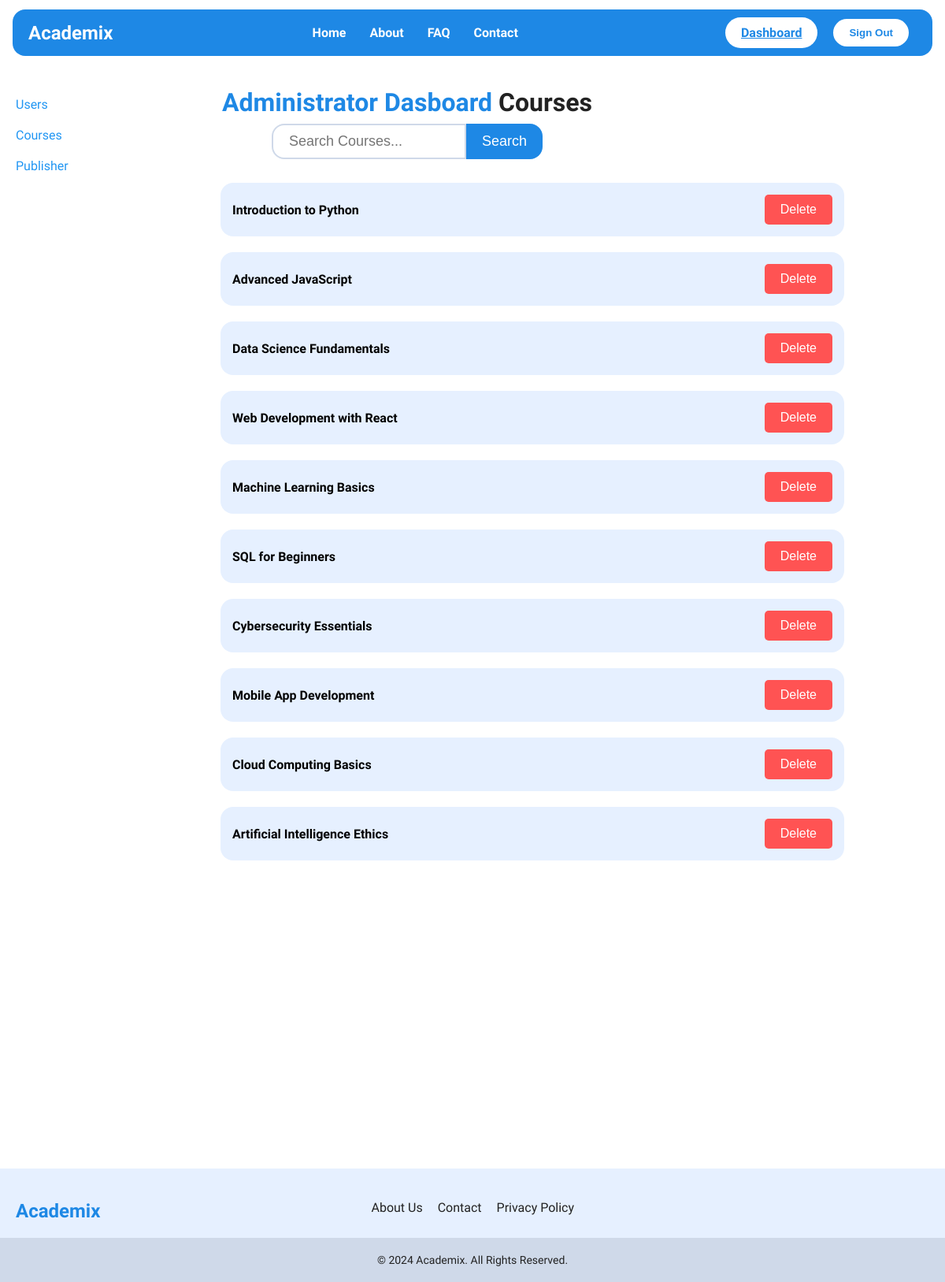
The page /admin/courses/index.php (signed in) on the database its author committed.
### tables this page shows
CREATE TABLE course (
    course_id INT PRIMARY KEY AUTO_INCREMENT,
    course_name VARCHAR(255),
    level VARCHAR(50),
    thumbnail_url VARCHAR(255),
    description TEXT,
    published_date DATE,
    price DECIMAL(10, 2),
    duration INT,
    subject_id INT,
    remarks TEXT,
    status VARCHAR(50),
    reviewed_time DATETIME,
    reviewer_id INT,
    publish_time DATETIME,
    publisher_id INT,
    FOREIGN KEY (subject_id) REFERENCES subject(subject_id),
    FOREIGN KEY (reviewer_id) REFERENCES course_reviewer(reviewer_id),
    FOREIGN KEY (publisher_id) REFERENCES course_publisher(publisher_id)
);

### admin/courses/index.php (the view, shortened to what this page needs)
<!DOCTYPE html>
<head>
    <?php
    include "../../utils/db.php";
    $search_query = isset($_GET['search']) ? $conn->real_escape_string($_GET['search']) : '';
    if (!empty($search_query)) {
        $sql = "SELECT * FROM course WHERE course_name LIKE '%$search_query%'";
    } else {
        $sql = "SELECT * FROM course";
    }
    $result = $conn->query($sql);
    ?>
    <link rel="stylesheet" href="../../styles/global.css">
    <link rel="stylesheet" href="../../styles/components.css">
    <link rel="stylesheet" href="../../styles/admin.css">
    <link rel="stylesheet" href="../../styles/components/search-bar.css">
    <link rel="stylesheet" href="../../styles/components/loader.css">
</head>
<body>
    <?php
    include "../../components/layout/header.php";
    ?>
    <div class="container">
        <nav class="sidebar">
            <ul>
                <li><a href="/admin/users">Users</a></li>
                <li><a href="/admin/courses">Courses</a></li>
                <li><a href="/admin/publishers">Publisher</a></li>
            </ul>
        </nav>
        <main>
            <h1 class="heading">
                Administrator Dasboard <span style="color: var(--app-text);">Courses</span>
            </h1>
            <form action="" method="GET" class="search-bar search-bar-margin">
                <input type="text" id="search-input" name="search" placeholder="Search Courses..." value="<?= $search_query ?>">
                <button id="search-button" type="submit">Search</button>
            </form>
            <div class="user-list" id="user-list">
                <?php if ($result->num_rows > 0): ?>
                    <?php while ($row = $result->fetch_assoc()): ?>
                        <div class='user-box'>
                            <div class='user-item'>
                                <div>
                                    <p class='user-title'><?= $row['course_name'] ?></p>
                                </div>
                                <div class='user-container'>
                                    <form action="delete.php" method="POST" class="delete-form" style="display:inline;">
                                        <button type="submit" class="delete">Delete</button>
                                    </form>
                                </div>
                            </div>
                        </div>
                    <?php endwhile; ?>
                <?php else: ?>
                    <p>No courses found for your search.</p>
                <?php endif; ?>
            </div>
        </main>
    </div>
    <?php
    include "../../components/layout/footer.php";
    ?>
</body>
</html>

### styles/global.css (style rules this page uses)
body { margin: 0; font-family: 'Nunito Sans', system-ui, -apple-system, BlinkMacSystemFont, 'Segoe UI', Roboto, Oxygen, Ubuntu, Cantarell, 'Open Sans', 'Helvetica Neue', sans-serif; background-color: var(--app-bg); }
main { min-height: 80vh; padding: 20px; }

### styles/components.css (style rules this page uses)
.heading { color: var(--app-primary); margin: 0.5rem 0.75rem; }

### styles/admin.css (style rules this page uses)
* { margin: 0; padding: 0; box-sizing: border-box; }
.container { display: flex; }
.sidebar { width: 250px; background-color: var(--app-white); color: var(--app-primary); height: 175vh; padding: 20px; }
.sidebar ul { list-style: none; }
.sidebar ul li { margin: 20px 0; }
.sidebar ul li a { color: var(--app-secondary); text-decoration: none; }
.user-list { display: flex; flex-direction: column; width: 30vw; }
.user-box { margin: 10px; border-radius: 1rem; border: 0; width: 220%; background-color: var(--app-special); }
.user-item { font-weight: bold; display: flex; justify-content: space-between; align-items: center; padding: 15px; width: 100%; }
.user-container { display: flex; align-items: center; width: max-content; gap: 40px; height: 100%; justify-content: space-around; flex-direction: row; }
.delete { display: flex; background-color: var(--app-error); color: var(--app-white); border: none; padding: 10px 20px; text-align: center; text-decoration: none; font-size: 16px; cursor: pointer; border-radius: 5px; }

### styles/components/search-bar.css (style rules this page uses)
.search-bar { display: flex; width: 100%; display: flex; justify-content: center; }
.search-bar input { width: 50%; padding: 10px; padding-inline: 20px; border-radius: 1rem 0rem 0rem 1rem; border: 2px solid var(--app-mute); background-color: var(--app-white); font-size: large; }
#search-button { padding: 5px; cursor: pointer; background-color: var(--app-primary); color: var(--app-white); border: none; border-radius: 0rem 1rem 1rem 0rem; font-size: large; padding-inline: 20px; transition: var(--transition); }
.search-bar-margin { margin-bottom: 20px; }

### rows shown on the page
course: course_name "Introduction to Python"
course: course_name "Advanced JavaScript"
course: course_name "Data Science Fundamentals"
course: course_name "Web Development with React"
course: course_name "Machine Learning Basics"
course: course_name "SQL for Beginners"
course: course_name "Cybersecurity Essentials"
course: course_name "Mobile App Development"
course: course_name "Cloud Computing Basics"
course: course_name "Artificial Intelligence Ethics"

### other values the page prints
$auth_info[$role]['button'] "Dashboard"
